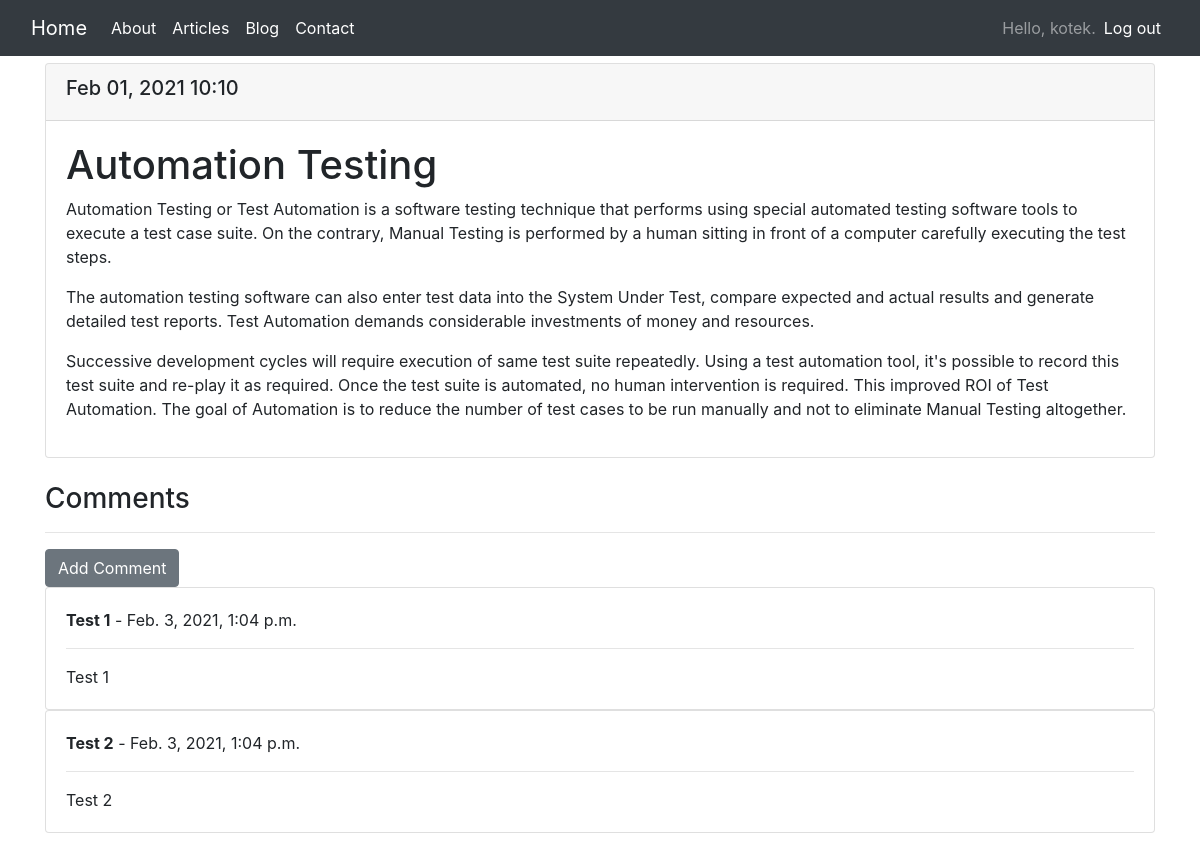
The page /articles/2/ (signed in) on the database its author committed.
### new_sites/models.py (models this page shows, shortened)
class ArticleEntry(models.Model):
    article = models.ForeignKey(Article, on_delete=models.CASCADE)
    text = RichTextField(blank=True, null=True)
    date_added = models.DateTimeField(auto_now_add=True)
    class Meta:
        verbose_name_plural = 'articlesentries'

class Comment(models.Model):
    article = models.ForeignKey(Article, related_name="comments", on_delete=models.CASCADE)
    user = models.CharField(max_length=255)
    comment_text = models.TextField()
    date_added = models.DateTimeField(auto_now_add=True)

### new_sites/views.py (the view)
# urls.py: path('articles/<int:article_id>/', views.article, name='article'),
def article(request, article_id):
    article = Article.objects.get(id=article_id)
    articlesentries = article.articleentry_set.order_by('-date_added')
    context = {'article': article, 'articlesentries': articlesentries}
    return render(request, 'new_sites/article.html', context)

### new_sites/models.py (called while the page is built)
    def __str__(self):
        return self.text

### new_sites/templates/new_sites/article.html
{% extends 'new_sites/base.html' %}
{% load bootstrap4 %}
{% block page_header %}
  <h2>{{ article }}</h2>
{% endblock page_header %}
{% block content %}
  {% for articlesentry in articlesentries %}
    <div class="card">
      <div class="card-header">
        <h5>
          {{ articlesentry.date_added|date:'M d, Y H:i' }}
        </h5>
      </div>
    <div class="card-body">
      {{ articlesentry.text|safe}}
    </div>
  </div>
<br>
<h3>Comments</h3>
<hr>
{% if not article.comments.all %}
  No Comments Yet...
<br>
  <br>
      <a href="{% url 'new_sites:add_comment' article.id %}" class="btn btn-secondary" role="button">
        Add Comment
      </a>
{% else %}
      <a href="{% url 'new_sites:add_comment' article.id %}" class="btn btn-secondary" role="button">
        Add Comment
      </a>
        <br>
  {% for comment in article.comments.all %}
    <div class="card" >
      <div class="card-body">
        <strong>{{ comment.user }}</strong> -
          {{ comment.date_added }}
          <hr>
          {{ comment.comment_text }}
      </div>
    </div>
  {% endfor %}
{% endif %}
  {% empty %}
    There are no article entries yet.
  {% endfor %}
<br>
{% endblock content %}

### new_sites/templates/new_sites/base.html (shortened to what this page needs)
{% load bootstrap4 %}
{% load static %}
<!doctype html>
<html lang="en">
<head>
  {% bootstrap_css %}
  <link rel="stylesheet" type="text/css" href="{% static 'new_sites/styles/styles.css' %}">
<body>
    <nav class="navbar navbar-expand-lg navbar-dark fixed-top bg-dark mb-2">
        <div class="container-fluid">
            <a class="navbar-brand" href="{% url 'new_sites:index' %}">Home</a>
            <div class="collapse navbar-collapse" id="navbarSupportedContent">
                <ul class="navbar-nav mr-auto">
                    <li class="nav-item active">
                        <a class="nav-link" href="{% url 'new_sites:about' %}">About </a>
                    </li>
                    <li class="nav-item active">
                        <a class="nav-link" href="{% url 'new_sites:articles' %}">Articles </a>
                    </li>
                    <li class="nav-item active">
                        <a class="nav-link" href="{% url 'new_sites:topics' %}">Blog </a>
                    </li>
                    <li class="nav-item active">
                        <a class="nav-link" href="{% url 'sendmail:contact' %}">Contact </a>
                    </li>
                </ul>
      <ul class="navbar-nav ml-auto">
        {% if user.is_authenticated %}
          <li class="nav-item active">
            <span class="navbar-text"}">Hello, {{ user.username }}.</span>
          </li>
          <li class="nav-item active">
            <a class="nav-link" href="{% url 'users:logout' %}">Log out</a>
          </li>
        {% else %}
          <li class="nav-item active">
            <a class="nav-link" href="{% url 'users:register' %}">Register</a>
          </li>
          <li class="nav-item active">
            <a class="nav-link" href="{% url 'users:login' %}">Log in</a></li>
        {% endif %}
      </ul>
    </div>
  </nav>
  <main role="main" class="container">
    <div class="pb-2 mb-2 border-bottom">
      {% block page_header %}{% endblock page_header %}
    </div>
    <div>
      {% block content %}{% endblock content %}
    </div>
  </main>
</body>
</html>

### new_sites/static/new_sites/styles/styles.css (style rules this page uses)
body { background: white; }

### rows shown on the page
ArticleEntry: date_added "Feb 01, 2021 10:10", text "Automation Testing Automation Testing or Test Automation is a software testing technique that performs using special automated testing software tools to execute a test case suite. On the contrary, Manual Testing is performed by a human sitting in front of a computer carefully executing the test steps. The automation testing software can also enter test data into the System Under Test, compare expected and actual results and generate detailed test reports. Test Automation demands considerable investments of money and resources. Successive development cycles will require execution of same test suite repeatedly. Using a test automation tool, it's possible to record this test suite and re-play…"
Comment: user "Test 1", date_added "Feb. 3, 2021, 1:04 p.m.", comment_text "Test 1"
Comment: user "Test 2", date_added "Feb. 3, 2021, 1:04 p.m.", comment_text "Test 2"

### other values the page prints
{{ user.username }} "kotek"
